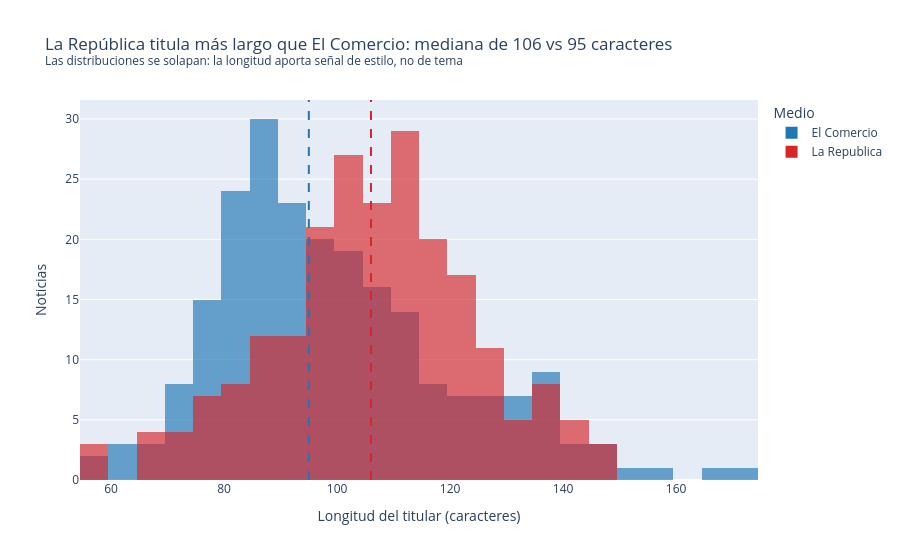

The notebook cell saved with this chart:
### Code cell
mediana = df.groupby("medio")["largo_titular"].median()
medio_largo, medio_corto = mediana.idxmax(), mediana.idxmin()
fig3 = px.histogram(
    df, x="largo_titular", color="medio", nbins=30, barmode="overlay", opacity=0.65,
    color_discrete_map=COLORES_MEDIO,
    labels={"largo_titular": "Longitud del titular (caracteres)", "medio": "Medio"},
    title=(f"{medio_largo.replace('Republica', 'República')} titula más largo que "
           f"{medio_corto.replace('Republica', 'República')}: mediana de {mediana.max():.0f} vs {mediana.min():.0f} caracteres"
           f"<br><sup>Las distribuciones se solapan: la longitud aporta señal de estilo, no de tema</sup>"),
)
for medio, valor in mediana.items():
    fig3.add_vline(x=valor, line_dash="dash", line_color=COLORES_MEDIO[medio])
fig3.update_layout(yaxis_title="Noticias")
fig3.show()
display(df.groupby(["medio", "etiqueta"])["largo_titular"].median().unstack().round(0))

### Figure 1 — Plotly figure (JSON) as saved in the notebook; plotly's stock layout.template omitted (floating-point values rounded to 4 significant figures; data arrays with more than 128 entries replaced by an {"elided": "..."} marker saying what was removed)
{"data": [{"bingroup": "x", "hovertemplate": "Medio=El Comercio<br>Longitud del titular (caracteres)=%{x}<br>count=%{y}<extra></extra>", "legendgroup": "El Comercio", "marker": {"color": "#1f77b4", "opacity": 0.65, "pattern": {"shape": ""}}, "name": "El Comercio", "nbinsx": 30, "orientation": "v", "showlegend": true, "type": "histogram", "x": {"elided": "225 int values"}, "xaxis": "x", "yaxis": "y"}, {"bingroup": "x", "hovertemplate": "Medio=La Republica<br>Longitud del titular (caracteres)=%{x}<br>count=%{y}<extra></extra>", "legendgroup": "La Republica", "marker": {"color": "#d62728", "opacity": 0.65, "pattern": {"shape": ""}}, "name": "La Republica", "nbinsx": 30, "orientation": "v", "showlegend": true, "type": "histogram", "x": {"elided": "219 int values"}, "xaxis": "x", "yaxis": "y"}], "layout": {"barmode": "overlay", "legend": {"title": {"text": "Medio"}, "tracegroupgap": 0}, "shapes": [{"line": {"color": "#1f77b4", "dash": "dash"}, "type": "line", "x0": 95.0, "x1": 95.0, "xref": "x", "y0": 0, "y1": 1, "yref": "y domain"}, {"line": {"color": "#d62728", "dash": "dash"}, "type": "line", "x0": 106.0, "x1": 106.0, "xref": "x", "y0": 0, "y1": 1, "yref": "y domain"}], "title": {"text": "La República titula más largo que El Comercio: mediana de 106 vs 95 caracteres<br><sup>Las distribuciones se solapan: la longitud aporta señal de estilo, no de tema</sup>"}, "xaxis": {"anchor": "y", "domain": [0.0, 1.0], "title": {"text": "Longitud del titular (caracteres)"}}, "yaxis": {"anchor": "x", "domain": [0.0, 1.0], "title": {"text": "Noticias"}}}}
